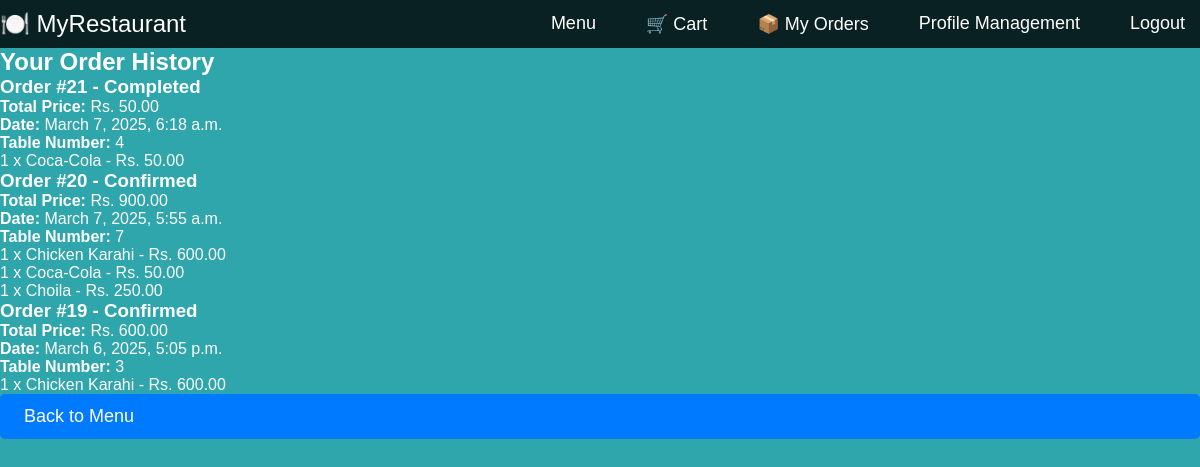
Page /order_history/ (signed in) on the committed database.
### menu/models.py (models this page shows, shortened)
class Order(models.Model):
    STATUS_CHOICES = [
        ('Pending', 'Pending'),
        ('Confirmed', 'Confirmed'),
        ('Completed', 'Completed'),
        ('Cancelled', 'Cancelled'),
    ]
    PAYMENT_STATUS_CHOICES = [
        ('Pending', 'Pending'),
        ('Paid', 'Paid'),
        ('Failed', 'Failed'),
    ]
    user = models.ForeignKey(User, on_delete=models.CASCADE)
    table_number = models.PositiveIntegerField(null=True, blank=True)
    total_price = models.DecimalField(max_digits=10, decimal_places=2)
    status = models.CharField(max_length=50, choices=STATUS_CHOICES, default='Pending')
    payment_status = models.CharField(max_length=20, choices=PAYMENT_STATUS_CHOICES, default='Pending')
    created_at = models.DateTimeField(auto_now_add=True)

class OrderItem(models.Model):
    order = models.ForeignKey(Order, on_delete=models.CASCADE)
    menu_item = models.ForeignKey(MenuItem, on_delete=models.CASCADE)
    quantity = models.PositiveIntegerField()

class MenuItem(models.Model):
    category = models.ForeignKey(Category, on_delete=models.SET_NULL, null=True, blank=True)
    name = models.CharField(max_length=255)
    description = models.TextField()
    price = models.DecimalField(max_digits=6, decimal_places=2)
    image_url = models.CharField(max_length=500)
    is_hot_deal = models.BooleanField(default=False)

### menu/views.py (the view)
# urls.py: path('order_history/', views.order_history, name='order_history'),
@login_required
def order_history(request):
    orders = Order.objects.filter(user=request.user).order_by('-created_at')
    order_details = []
    for order in orders:
        items = OrderItem.objects.filter(order=order)
        order_details.append({
            'order': order,
            'items': items
        })
    return render(request, 'order_history.html', {'order_details': order_details})

### menu/templates/order_history.html (shortened to what this page needs)
{% load static %}
{% include 'navbar.html' %}
<!DOCTYPE html>
<html lang="en">
<head>
    <link rel="stylesheet" href="{% static 'css/styles.css' %}">
</head>
<body>
    <h2>Your Order History</h2>
    {% for order_detail in order_details %}
        <div class="order">
            <h3>Order #{{ order_detail.order.id }} - {{ order_detail.order.status }}</h3>
            <p><strong>Total Price:</strong> Rs. {{ order_detail.order.total_price }}</p>
            <p><strong>Date:</strong> {{ order_detail.order.created_at }}</p>
            <p><strong>Table Number:</strong> {{ order_detail.order.table_number }}</p>
            <ul>
                {% for item in order_detail.items %}
                    <li>{{ item.quantity }} x {{ item.menu_item.name }} - Rs. {{ item.menu_item.price }}</li>
                {% endfor %}
            </ul>
        </div>
    {% endfor %}
    <a href="{% url 'customer_menu' %}" class="btn">Back to Menu</a>
</body>
</html>

### menu/static/css/styles.css (style rules this page uses)
* { margin: 0; padding: 0; box-sizing: border-box; font-family: Arial, sans-serif; }
html, body { height: 100%; display: flex; flex-direction: column; background: rgb(47, 166, 171) no-repeat center center fixed; background-size: cover; color: white; }
.btn { display: inline-block; padding: 12px 24px; background-color: #007bff; color: white; font-size: 18px; border-radius: 5px; text-decoration: none; transition: background 0.3s ease-in-out; border: none; cursor: pointer; }

### rows in the picture
Order: order.id "21", order.status "Completed", order.total_price "50.00", order.created_at "March 7, 2025, 6:18 a.m.", order.table_number "4"
OrderItem: quantity "1", menu_item.name "Coca-Cola", menu_item.price "50.00"
Order: order.id "20", order.status "Confirmed", order.total_price "900.00", order.created_at "March 7, 2025, 5:55 a.m.", order.table_number "7"
OrderItem: quantity "1", menu_item.name "Chicken Karahi", menu_item.price "600.00"
OrderItem: quantity "1", menu_item.name "Coca-Cola", menu_item.price "50.00"
OrderItem: quantity "1", menu_item.name "Choila", menu_item.price "250.00"
Order: order.id "19", order.status "Confirmed", order.total_price "600.00", order.created_at "March 6, 2025, 5:05 p.m.", order.table_number "3"
OrderItem: quantity "1", menu_item.name "Chicken Karahi", menu_item.price "600.00"
